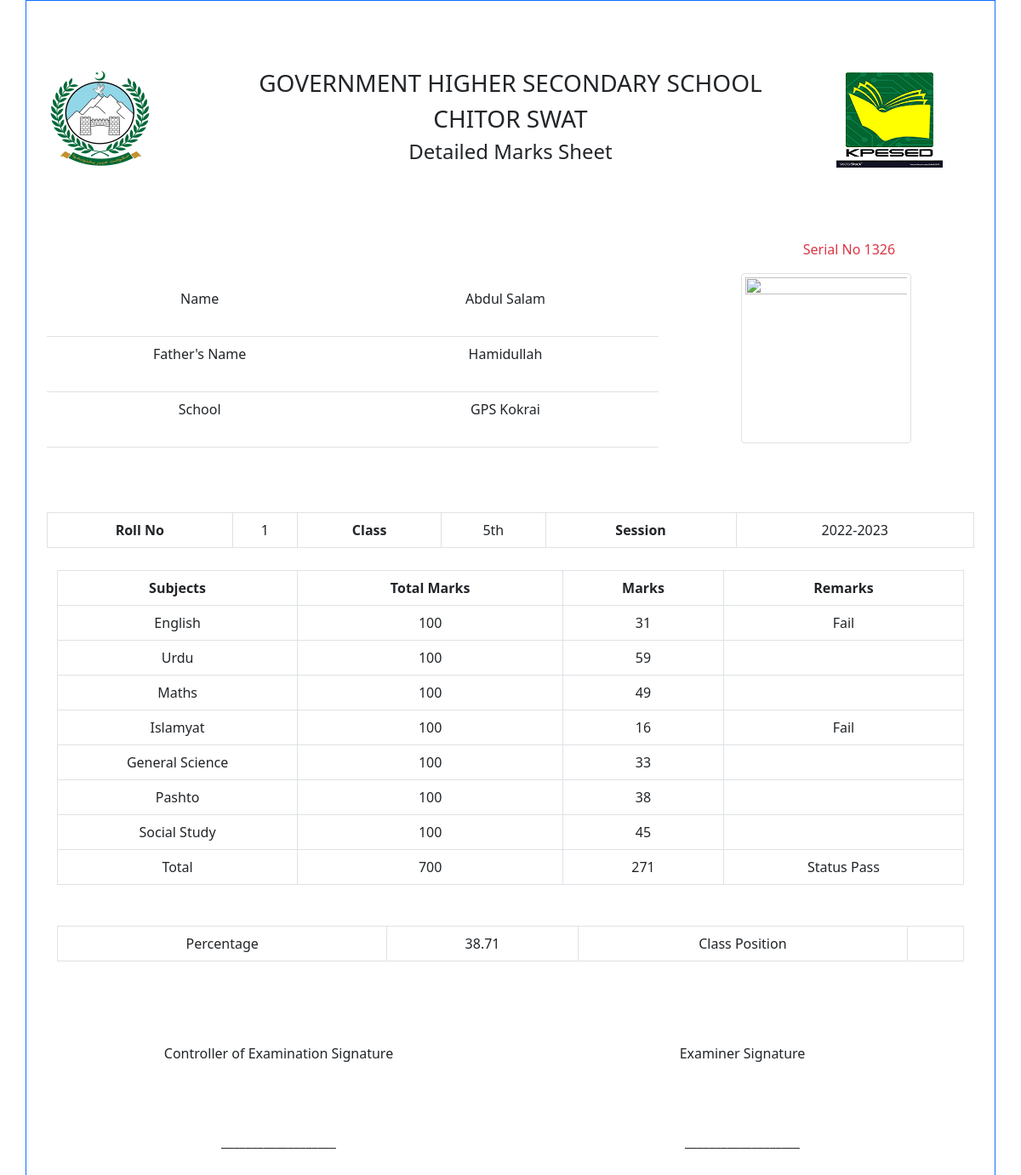
Screenshot of /dmc.php?rollno=1 with the database file from the repository.
### tables this page shows
CREATE TABLE `marks` (
  `Serial_No` int(11) NOT NULL,
  `Roll_No` int(11) NOT NULL,
  `English_Marks` int(3) NOT NULL DEFAULT 0,
  `Urdu_Marks` int(3) NOT NULL DEFAULT 0,
  `Maths_Marks` int(3) NOT NULL DEFAULT 0,
  `Science_Marks` int(3) NOT NULL DEFAULT 0,
  `Hpe_Marks` int(3) NOT NULL DEFAULT 0,
  `Nazira_Marks` int(3) NOT NULL DEFAULT 0,
  `History_Marks` int(3) NOT NULL DEFAULT 0,
  `Drawing_Marks` int(3) NOT NULL DEFAULT 0,
  `Islamyat_Marks` int(3) NOT NULL DEFAULT 0,
  `Computer_Marks` int(3) NOT NULL DEFAULT 0,
  `Arabic_Marks` int(3) NOT NULL DEFAULT 0,
  `Mutalia_Marks` int(3) NOT NULL DEFAULT 0,
  `Qirat_Marks` int(3) NOT NULL DEFAULT 0,
  `Pashto_Marks` int(3) NOT NULL DEFAULT 0,
  `Social_Marks` int(3) NOT NULL DEFAULT 0,
  `Biology_Marks` int(3) NOT NULL DEFAULT 0,
  `Chemistry_Marks` int(3) NOT NULL DEFAULT 0,
  `Physics_Marks` int(3) NOT NULL DEFAULT 0,
  `Civics_Marks` int(3) NOT NULL DEFAULT 0,
  `Economics_Marks` int(3) NOT NULL DEFAULT 0,
  `Islamic_Study_Marks` int(3) NOT NULL DEFAULT 0,
  `Islamic_Education_Marks` int(3) NOT NULL DEFAULT 0,
  `Statistics_Marks` int(3) NOT NULL DEFAULT 0
);

CREATE TABLE `students_info` (
  `Roll_No` int(11) NOT NULL,
  `Name` varchar(100) NOT NULL,
  `FName` varchar(100) NOT NULL,
  `Dob` date DEFAULT NULL,
  `Mobile_No` varchar(12) NOT NULL DEFAULT '03',
  `Admission_Date` date DEFAULT NULL,
  `Admission_No` int(6) DEFAULT NULL,
  `Father_Cnic` varchar(15) DEFAULT NULL,
  `Student_Form_B` varchar(15) DEFAULT NULL,
  `School` varchar(200) NOT NULL DEFAULT 'GHSS CHITOR',
  `Class` enum('5th','6th A','6th B','7th','8th A','8th B','8th','10th A','10th B','9th A','9th B','6th','7th A','7th B','4th','11th') NOT NULL,
  `Class_Position` varchar(20) DEFAULT NULL,
  `Status` int(11) NOT NULL DEFAULT 1
);

CREATE TABLE `subjects` (
  `Id` int(11) NOT NULL,
  `Name` varchar(30) NOT NULL,
  `Status` tinyint(4) NOT NULL
);

CREATE TABLE `class_subjects` (
  `Id` int(11) NOT NULL,
  `Class_Id` int(11) NOT NULL,
  `Subject_Id` int(11) NOT NULL,
  `Total_Marks` int(3) NOT NULL DEFAULT 40,
  `Lock_Status` int(1) NOT NULL DEFAULT 0,
  `Status` tinyint(1) NOT NULL DEFAULT 1,
  `School_Id` int(11) DEFAULT NULL
);

### functions.php (called while the page is built, shortened)
<?php
function Show_absent($marks)
{
    return $marks;
}
function Change_Absent_tozero($marks_value)
{
    return $marks_value;
}
function Change_Subject_To_Marks_col($subject)
{
    switch ($subject) {
    case "English":
        return "English_Marks";
    break;
    case "Urdu":
        return "Urdu_Marks";
    break;
    case "Maths":
        return "Maths_Marks";
    break;
    case "General Science":
        return "Science_Marks";
    break;
    case "Islamyat":
        return "Islamyat_Marks";
    break;
    case "Social Study":
        return "Social_Marks";
    break;
    case "Pashto":
        return "Pashto_Marks";
    break;
    }
}
?>

### dmc.php (the view, shortened to what this page needs)
<?php
require_once 'sand_box.php';
if (isset($_GET['rollno'])) {
    $link=connect();
    $rollno=$_GET['rollno'];
    $q="SELECT Roll_No,Name,FName,Class,School,Class_Position FROM students_info
    WHERE Roll_No=".$rollno;
    $qr=mysqli_query($link, $q) or die('Error:'. mysqli_error($link));
    $qra=mysqli_fetch_assoc($qr);
    $Roll_No = $qra['Roll_No'];
    $Name = $qra['Name'];
    $Father_Name = $qra['FName'];
    $Class_Name = $qra['Class'];
    $School_Name = $qra['School'];
    $Class_Position = $qra['Class_Position'];
    $Serial_No= Select_Column_data("marks", "Serial_No", "Roll_No", $Roll_No);
} else {
    echo "Please Enter Roll No";
    exit;
}
?>
</head>
<body>
<div class="container border border-primary">
  <div class="container  m-t-1">
    <div class="row">
      <div class="col-md-2 ">
        <img src="images/khyber.png"
              class="img img-fluid"
              alt="khyberlogo"
              height="auto" >
      </div>
      <div class="col-md-8">
        <h3 class="text-center text-uppercase">
          Government Higher Secondary School
        </h3>
        <h3 class="text-center text-uppercase">Chitor Swat </h3>
        <h4 class="text-center">Detailed Marks Sheet</h4>
      </div>
      <div class="col-md-2">
        <img src="images/kpesed.png"
             alt="booklogo"
             height="auto"
             class="img img-fluid"
             >
      </div>
    </div>
  </div>
  <div class="container" style="margin-top:80px">
    <div class="row">
      <div class="col-md-8">
      </div>
      <div class="col-md-3 text-right">
        <p class="font-weight-bold text-danger">
            Serial No
          <?php echo $Serial_No['Serial_No']; ?>
        </p>
      </div>
      <div class="col-md-1">
      </div>
    </div>
  </div>
    <div class="container">
      <div class="row">
        <div class="col-md-8">
          <table class="table">
            <tr class="row-height">
              <td>
                <span class="font-weight-bold"> Name </span> </td>
              <td> <?php echo $Name;  ?> </td>
            </tr>
            <tr class="row-height">
              <td>
                <span class="font-weight-bold"> Father's Name </span>
              </td>
                <td> <?php echo $Father_Name;  ?></td>
            </tr>
            <tr class="row-height">
              <td>
                <span class="font-weight-bold"> School </span> </td>
                <td><?php echo $School_Name;?> </td>
            </tr>
        </table>
        </div>
        <div class="col-md-4">
            <center class="float-center">
              <img src="pictures/<?php echo $rollno ?>.png"
                  class="img-fluid; max-width:50%; height: auto; img-thumbnail"
                  width="200"
                  height="200">
            </center>
        </div>
      </div>
    </div>
<center>
  <div class="container" style="margin-top:50px">
    <div class="row">
      <div class="col-md-12">
        <table class="table table-bordered print-center">
          <tr> <th>Roll No</th> <td> <?php echo $Roll_No;  ?>  </td>
               <th>Class</th> <td> <?php echo $Class_Name;  ?>  </td>
               <th>Session</th> <td><?php echo  date('Y')-1 . "-" ;
                echo date('Y');?>  </td>
        </tr>
        </table>
    </div>
  </div>
  <center>
  <div class="container">
    <div class="row">
        <div class="col-md-12">
          <table class="table table-bordered print-center">
            <thead>
            <tr>
            <th>
                Subjects
              </th>
              <th>
                Total Marks
              </th>
              <th>
                Marks
              </th>
              <th>
                Remarks
              </th>
</tr>
            </thead>
            <tbody>
              <tr>
      <?php
              $student_obtain_marks=0;
              $school_name=$School_Name;
              $subjects=Select_Subjects_Of_class($school_name, $Class_Name);
        for ($i=0; $i<count($subjects); $i++) {
            $subject_name=$subjects[$i]['Name'];
            $subject_total_marks=One_Subject_Total_marks(
                $school_name, $Class_Name, $subject_name
            );
            echo "<td>".$subject_name."</td>
                    <td>".$subject_total_marks."</td>";
            $column_name=Change_Subject_To_Marks_col($subject_name);
            $subject_marks=Select_Column_data(
                "marks", $column_name, "Roll_No", $Roll_No
            );
            $current_marks=$subject_marks[$column_name];
            $student_obtain_marks=$student_obtain_marks
            +Change_Absent_tozero($current_marks);
            echo "<td>".Show_absent($current_marks)."</td>";
            $subject_percentage=(Change_Absent_tozero($current_marks)*100)/
            $subject_total_marks;
            $Remarks="";
            if ($subject_percentage<32) {
                $Remarks ="Fail";
            }
                  echo  "<td>".$Remarks."</td>
                      </tr>";
        }
        $All_Subjects_Total_Marks=Class_Total_marks($school_name, $Class_Name);
        $Percentage=round(($student_obtain_marks*100)/$All_Subjects_Total_Marks, 2);
        ?>
                <tr>
                  <td>Total</td>
                  <td> <?php echo $All_Subjects_Total_Marks;  ?></td>
                  <td> <?php echo $student_obtain_marks  ?></td>
                  <td>
                    <?php
                    if ((($student_obtain_marks*100)/$All_Subjects_Total_Marks)<32) {
                            echo "Status Fail";
                    } else {
                              echo "Status Pass";
                    }
                    ?>
              </td>
              </tr>
            </tbody>
          </table>
          <table class="table table-bordered print-center mt-5">
            <tr>
                  <td>
                    <span class="font-weight-bold">Percentage </span>
                  </td>
                  <td> <?php echo $Percentage;  ?> </td>
                  <td>
                    <span class="font-weight-bold"> Class Position </span>
                  </td>
                  <td> <?php echo $Class_Position;  ?> </td>
            </tr>
          </table>
        </div>
</div>
</div>
<div class="container m-b-4">
<div class="row m-t-1 mb-5">
        <div class="col-sm-6">
            <p class="text-left sign">Controller of  Examination Signature </p>
            <p class="text-left m-t-1">___________________ </p>
        </div>
        <div class="col-sm-6">
            <p class="text-center  sign">Examiner Signature </p>
            <p class="text-center m-t-1">___________________ </p>
        </div>
    </div>
  </div>
</div>

### css/style.css (style rules this page uses)
table { text-align: center; margin: 10px auto; width: 90%; }
table td { max-width: 100px; }
h4 { text-align: center; }
.text-center { text-align: center; }
.text-right { text-align: right; }
.m-t-1 { margin-top:80px; }
.m-b-4 { margin-bottom: 70px; }
.border { border: 1px solid blue; }
.row-height { height:65px; }

### rows the page displays
marks: Serial_No "1326"
students_info: Name "Abdul Salam", FName "Hamidullah", School "GPS Kokrai", Roll_No "1", Class "5th", subject_total_marks "100"
subjects: Name "English", Name.English_Marks "31", Name.Total_Marks "Fail"
subjects: Name "Urdu", Name.Urdu_Marks "59"
subjects: Name "Maths", Name.Maths_Marks "49"
subjects: Name "Islamyat", Name.Islamyat_Marks "16", Name.Total_Marks "Fail"
subjects: Name "General Science", Name.Science_Marks "33"
subjects: Name "Pashto", Name.Pashto_Marks "38"
subjects: Name "Social Study", Name.Social_Marks "45"

### other values shown
$All_Subjects_Total_Marks "700"
$student_obtain_marks "271"
$Percentage "38.71"
